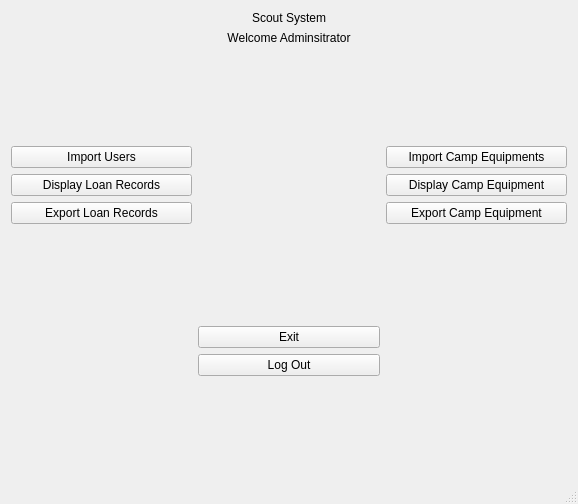
<?xml version="1.0" encoding="UTF-8"?>
<ui version="4.0">
 <class>QtAdminMenu</class>
 <widget class="QMainWindow" name="QtAdminMenu">
  <property name="geometry">
   <rect>
    <x>0</x>
    <y>0</y>
    <width>578</width>
    <height>504</height>
   </rect>
  </property>
  <property name="windowTitle">
   <string>Administrator Menu</string>
  </property>
  <widget class="QWidget" name="centralWidget">
   <layout class="QGridLayout" name="gridLayout">
    <item row="8" column="1">
     <widget class="QPushButton" name="Logout">
      <property name="text">
       <string>Log Out</string>
      </property>
     </widget>
    </item>
    <item row="0" column="1">
     <widget class="QLabel" name="Title">
      <property name="text">
       <string>Scout System</string>
      </property>
      <property name="textFormat">
       <enum>Qt::PlainText</enum>
      </property>
      <property name="alignment">
       <set>Qt::AlignCenter</set>
      </property>
     </widget>
    </item>
    <item row="6" column="1">
     <spacer name="verticalSpacer_2">
      <property name="orientation">
       <enum>Qt::Vertical</enum>
      </property>
      <property name="sizeHint" stdset="0">
       <size>
        <width>20</width>
        <height>40</height>
       </size>
      </property>
     </spacer>
    </item>
    <item row="5" column="2">
     <widget class="QPushButton" name="ExportCampEquipment">
      <property name="text">
       <string>Export Camp Equipment</string>
      </property>
     </widget>
    </item>
    <item row="5" column="0">
     <widget class="QPushButton" name="ExportLoanRecords">
      <property name="text">
       <string>Export Loan Records</string>
      </property>
     </widget>
    </item>
    <item row="1" column="1">
     <widget class="QLabel" name="label">
      <property name="text">
       <string>Welcome Adminsitrator</string>
      </property>
      <property name="alignment">
       <set>Qt::AlignCenter</set>
      </property>
     </widget>
    </item>
    <item row="4" column="2">
     <widget class="QPushButton" name="DisplayCamp">
      <property name="text">
       <string>Display Camp Equipment</string>
      </property>
     </widget>
    </item>
    <item row="10" column="1">
     <spacer name="verticalSpacer_3">
      <property name="orientation">
       <enum>Qt::Vertical</enum>
      </property>
      <property name="sizeHint" stdset="0">
       <size>
        <width>20</width>
        <height>40</height>
       </size>
      </property>
     </spacer>
    </item>
    <item row="7" column="1">
     <widget class="QPushButton" name="Exit">
      <property name="text">
       <string>Exit</string>
      </property>
      <property name="flat">
       <bool>false</bool>
      </property>
     </widget>
    </item>
    <item row="2" column="0" colspan="3">
     <spacer name="verticalSpacer">
      <property name="orientation">
       <enum>Qt::Vertical</enum>
      </property>
      <property name="sizeHint" stdset="0">
       <size>
        <width>20</width>
        <height>40</height>
       </size>
      </property>
     </spacer>
    </item>
    <item row="3" column="0">
     <widget class="QPushButton" name="ImportUser">
      <property name="text">
       <string>Import Users</string>
      </property>
     </widget>
    </item>
    <item row="4" column="0">
     <widget class="QPushButton" name="DisplayLoan">
      <property name="text">
       <string>Display Loan Records</string>
      </property>
     </widget>
    </item>
    <item row="3" column="2">
     <widget class="QPushButton" name="ImportCamp">
      <property name="text">
       <string>Import Camp Equipments</string>
      </property>
     </widget>
    </item>
   </layout>
  </widget>
  <widget class="QStatusBar" name="statusBar"/>
 </widget>
 <layoutdefault spacing="6" margin="11"/>
 <tabstops>
  <tabstop>ImportUser</tabstop>
  <tabstop>ImportCamp</tabstop>
  <tabstop>DisplayLoan</tabstop>
  <tabstop>DisplayCamp</tabstop>
  <tabstop>ExportLoanRecords</tabstop>
  <tabstop>ExportCampEquipment</tabstop>
  <tabstop>Exit</tabstop>
  <tabstop>Logout</tabstop>
 </tabstops>
 <resources/>
 <connections>
  <connection>
   <sender>DisplayCamp</sender>
   <signal>clicked()</signal>
   <receiver>QtAdminMenu</receiver>
   <slot>displayEquipmentAdmin()</slot>
   <hints>
    <hint type="sourcelabel">
     <x>566</x>
     <y>200</y>
    </hint>
    <hint type="destinationlabel">
     <x>536</x>
     <y>358</y>
    </hint>
   </hints>
  </connection>
  <connection>
   <sender>Exit</sender>
   <signal>clicked()</signal>
   <receiver>QtAdminMenu</receiver>
   <slot>close()</slot>
   <hints>
    <hint type="sourcelabel">
     <x>247</x>
     <y>337</y>
    </hint>
    <hint type="destinationlabel">
     <x>84</x>
     <y>412</y>
    </hint>
   </hints>
  </connection>
  <connection>
   <sender>ImportCamp</sender>
   <signal>clicked()</signal>
   <receiver>QtAdminMenu</receiver>
   <slot>importCampEquipment()</slot>
   <hints>
    <hint type="sourcelabel">
     <x>443</x>
     <y>156</y>
    </hint>
    <hint type="destinationlabel">
     <x>446</x>
     <y>313</y>
    </hint>
   </hints>
  </connection>
  <connection>
   <sender>ExportCampEquipment</sender>
   <signal>clicked()</signal>
   <receiver>QtAdminMenu</receiver>
   <slot>exportCampEquipment()</slot>
   <hints>
    <hint type="sourcelabel">
     <x>500</x>
     <y>235</y>
    </hint>
    <hint type="destinationlabel">
     <x>493</x>
     <y>404</y>
    </hint>
   </hints>
  </connection>
  <connection>
   <sender>ExportLoanRecords</sender>
   <signal>clicked()</signal>
   <receiver>QtAdminMenu</receiver>
   <slot>exportLoanRecords()</slot>
   <hints>
    <hint type="sourcelabel">
     <x>153</x>
     <y>228</y>
    </hint>
    <hint type="destinationlabel">
     <x>381</x>
     <y>435</y>
    </hint>
   </hints>
  </connection>
  <connection>
   <sender>DisplayLoan</sender>
   <signal>clicked()</signal>
   <receiver>QtAdminMenu</receiver>
   <slot>displayLoanRecords()</slot>
   <hints>
    <hint type="sourcelabel">
     <x>186</x>
     <y>197</y>
    </hint>
    <hint type="destinationlabel">
     <x>385</x>
     <y>383</y>
    </hint>
   </hints>
  </connection>
  <connection>
   <sender>ImportUser</sender>
   <signal>clicked()</signal>
   <receiver>QtAdminMenu</receiver>
   <slot>importUsers()</slot>
   <hints>
    <hint type="sourcelabel">
     <x>109</x>
     <y>158</y>
    </hint>
    <hint type="destinationlabel">
     <x>444</x>
     <y>334</y>
    </hint>
   </hints>
  </connection>
  <connection>
   <sender>Logout</sender>
   <signal>clicked()</signal>
   <receiver>QtAdminMenu</receiver>
   <slot>close()</slot>
   <hints>
    <hint type="sourcelabel">
     <x>301</x>
     <y>363</y>
    </hint>
    <hint type="destinationlabel">
     <x>84</x>
     <y>389</y>
    </hint>
   </hints>
  </connection>
 </connections>
 <slots>
  <signal>signOut()</signal>
  <slot>displayEquipmentAdmin()</slot>
  <slot>importCampEquipment()</slot>
  <slot>importUsers()</slot>
  <slot>displayLoanRecords()</slot>
  <slot>exportLoanRecords()</slot>
  <slot>exportCampEquipment()</slot>
 </slots>
</ui>
